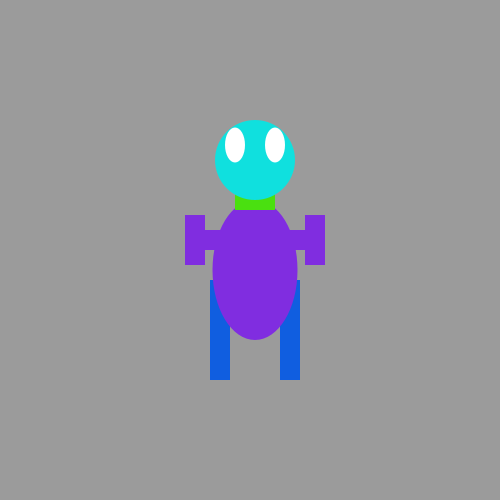
Frame 1 (no input)
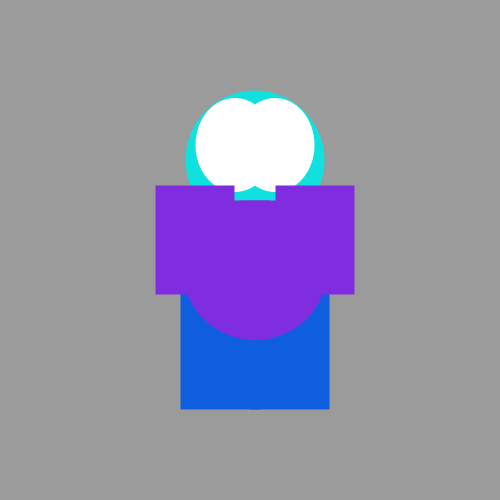
Frame 60 (the mouse pressed at the canvas centre just before this capture)
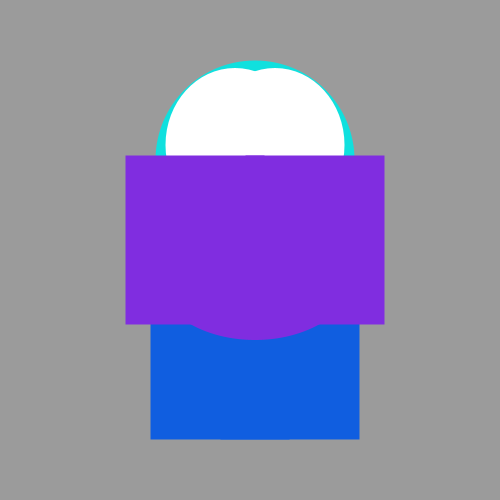
Frame 120 (the mouse held since frame 60 and released just before this capture)

The Processing sketch that drew these frames (run headless with seeded random() and noise(); from frame 60 on, the mouse is pressed at the canvas centre):

// Processing sketch: robotVariables
// ── robotVariables.pde
void setup()
{
  size(500,500);
 
}

void draw()
{
  noStroke();
  background(155);
  
  fill(#105EE0);
  rectMode(CENTER);
  rect(290,330,legX,legsY);
  rectMode(CENTER);
  rect(220,330,legX,legsY);
  //legs
  
  fill(#802DE0);
  ellipseMode(CENTER);
  ellipse(255,270,bodyX,bodyY);
  //body
  
  fill(#4AE010);
  rectMode(CENTER);
  rect(255,200,neckX,neckY);
  //neck
  
  fill(#10E0DE);
  ellipseMode(CENTER);
  ellipse(255,160,headX,headX); 
  //head
  

  fill(255);
  ellipseMode(CENTER);
  ellipse(235,145,eyeX,eyesX);
  ellipseMode(CENTER);
  ellipse(275,145,eyeX,eyesX);
  //eyes
  
  fill(#802DE0);
  rectMode(CENTER);
  rect(215,240,armX,armsX);
  rectMode(CENTER);
  rect(295,240,armX,armsX);
  rectMode(CENTER);
  rect(195,240,armsX,armX);
  rectMode(CENTER);
  rect(315,240,armsX,armX);
  //arms
  
  legX = legX +1;
  legsY = legsY+1;
  bodyX= bodyX+1;
  neckX= neckX+1;
  headX= headX+1;
  eyeX=eyeX+1;
  eyesX=eyesX+1;
  armX=armX+1;
  armsX=armsX+1;
  
}
int legX= 20;
int legsY = 100;
int bodyX = 85;
int bodyY= 140;
int neckX = 40;
int neckY = 20;
int headX= 80;
int headY= 80;
int eyeX = 20;
int eyesX= 35;
int eyesY= 145;
int armX= 50;
int armsX= 20;
